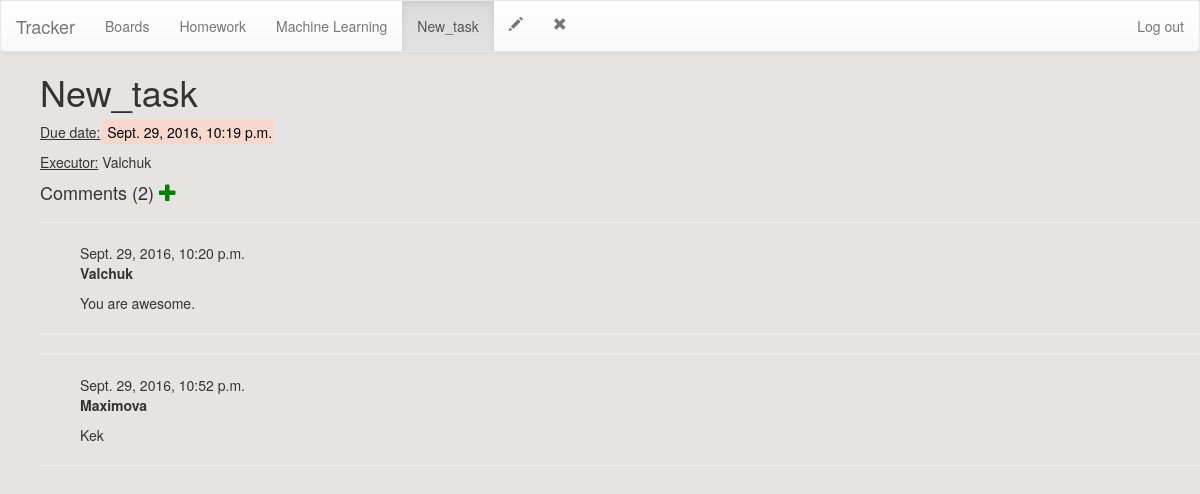
Page /1/lists/1/tasks/1/ on the earlier database version.
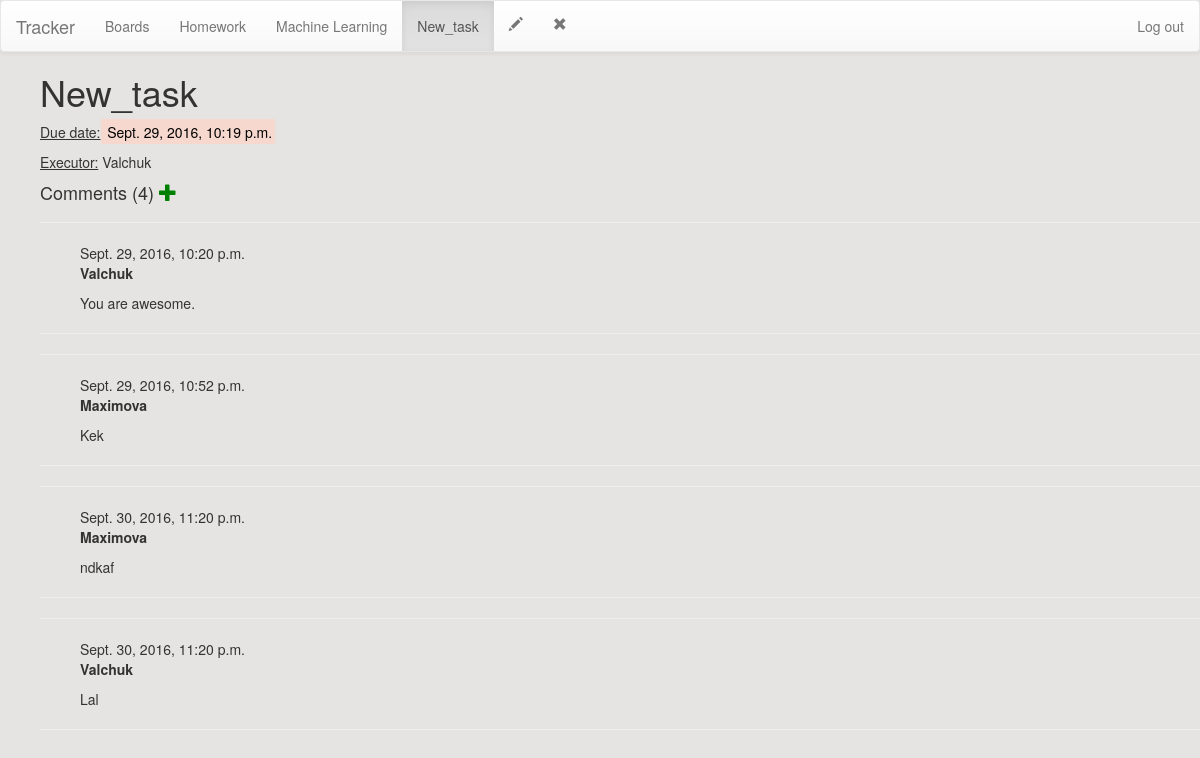
Same page on the later database version.
### boards/models.py (models this page shows, shortened)
class Task(models.Model):
    task_list = models.ForeignKey(List, on_delete=models.CASCADE)
    task_text = models.CharField(max_length=200)
    pub_date = models.DateTimeField('date published')
    deadline = models.DateTimeField(default=datetime.now)
    executor = models.ForeignKey(User)

class Comment(models.Model):
    task = models.ForeignKey(Task, related_name='comments', default = '')
    author = models.ForeignKey(settings.AUTH_USER_MODEL,
        on_delete=models.CASCADE,
    )
    text = models.CharField(max_length=500)
    created_date = models.DateTimeField(default=datetime.now)

### boards/views.py (the view)
# urls.py: url(r'^(?P<board_id>[0-9]+)/lists/(?P<list_id>[0-9]+)/tasks/(?P<task_id>[0-9]+)/$', views.task_content, name='task_content'),
def task_content(request, board_id, list_id, task_id):
    task = get_object_or_404(Task, pk=task_id)
    list = get_object_or_404(List, pk=list_id)
    board = get_object_or_404(Board, pk=board_id)
    return render(request, 'boards/task_content.html', {'board': board, 'list': list, 'task': task})

### boards/templates/boards/task_content.html (shortened to what this page needs)
{% load staticfiles %}
<head>
  <link rel="stylesheet" href="http://maxcdn.bootstrapcdn.com/bootstrap/3.3.7/css/bootstrap.min.css">
</head>
<body style="background:#E5E4E2">
<nav class="navbar navbar-default">
  <div class="container-fluid">
    <div class="navbar-header">
      <a class="navbar-brand" href="#">Tracker</a>
    </div>
  <ul class="nav navbar-nav">
    <li><a href="{% url 'boards:index' %}">Boards</a></li>
  </ul>
   <ul class="nav navbar-nav">
    <li><a href="{% url 'boards:board_content' board.id %}">{{ board.board_name }}</a></li>
  </ul>
   <ul class="nav navbar-nav">
    <li><a href="{% url 'boards:list_content' board.id list.id %}">{{ list.list_name }}</a></li>
  </ul>
  <ul class="nav navbar-nav">
    <li class="active"><a href="#">{{ task.task_text }}</a></li>
  </ul>
  <ul class="nav navbar-nav">
    <li><a href="{% url 'boards:task_edit' board.id list.id task.id %}"><span class="glyphicon glyphicon-pencil"></span></a></li>
  </ul>
  <ul class="nav navbar-nav">
    <li><a href="{% url 'boards:task_remove' board.id list.id task.id %}"><span class="glyphicon glyphicon-remove"></span></a></li>
  </ul>
  <ul class="nav navbar-nav navbar-right">
    <li><a href="{%url 'boards:logout' %}">Log out</a></li>
  </ul>
  </div>
</nav>
<ul><h1>{{ task.task_text }}</ul>
<link rel="stylesheet" href="//maxcdn.bootstrapcdn.com/bootstrap/3.3.7/css/bootstrap.min.css">
<link rel="stylesheet" href="//maxcdn.bootstrapcdn.com/bootstrap/3.3.7/css/bootstrap-theme.min.css">
<ul><div class ="date"><u>Due date:</u><mark style="background-color:#F6D8CE"> {{ task.deadline}}</mark></div></ul>
<ul><u>Executor:</u> {{task.executor}}</ul>
<ul>
    <h4>Comments ({{task.comments.count}}) <a href="{% url 'boards:add_comment_to_task' board.id list.id task.id %}"><span class="glyphicon glyphicon-plus" style="color:green"></span></a></h4>
    {% for comment in task.comments.all %}
        <hr>
        <ul>
        <div class="comment">
            <div class="date">{{ comment.created_date }}</div>
            <strong>{{ comment.author }}</strong>
            <p>{{ comment.text|linebreaks }}</p>
        </div>
        </ul>
        <hr>
    {% endfor %}
</ul>
</body>

Differences in the rows shown:
computed for Task "New_task": comments.count "2" → "4"
added Comment: created_date "Sept. 30, 2016, 11:20 p.m.", author "Maximova", text "ndkaf"
added Comment: created_date "Sept. 30, 2016, 11:20 p.m.", author "Valchuk", text "Lal"
